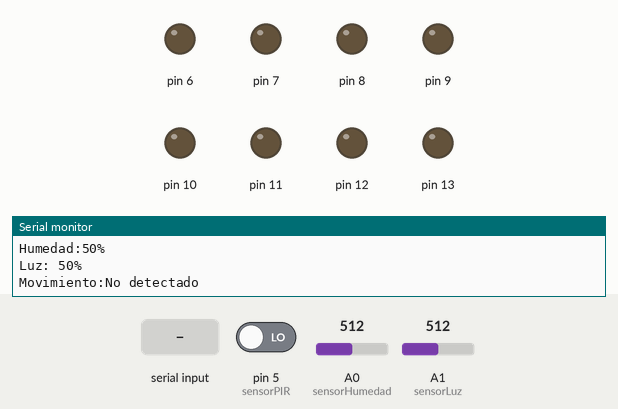
Recording of a sketch running on a simulated Arduino Uno, built with avr-gcc and run on an emulated ATmega328P. Parts: output pins drawn as LEDs (lit = HIGH), the last lines printed to the serial monitor. The inputs (shaded band) are chosen by the test bench; at power-on: pin 5 (sensorPIR) LOW, A0 (sensorHumedad) = 512, A1 (sensorLuz) = 512.

Above: at 1.2 s.
1.3 s: "a" received over Serial
At 1.6 s:
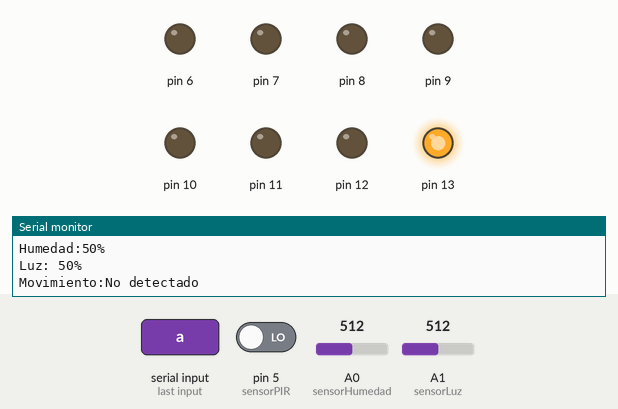
2.8 s: byte 107 ('k') received over Serial
At 3.9 s:
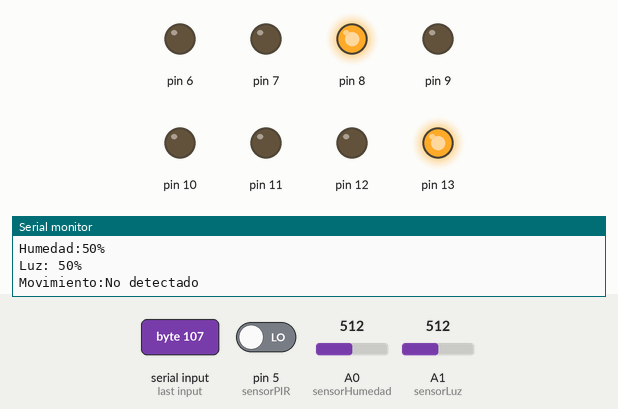
4.3 s: byte 109 ('m') received over Serial
At 5.1 s:
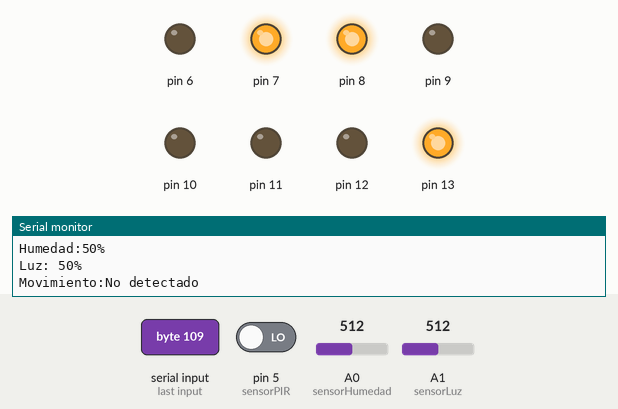
5.8 s: byte 108 ('l') received over Serial
At 6.2 s:
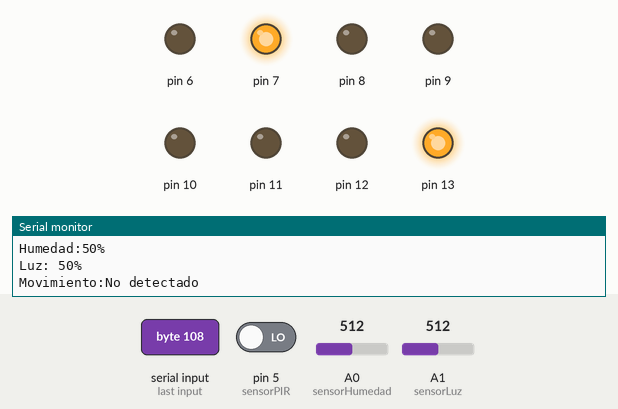
7.3 s: byte 111 ('o') received over Serial
At 8.5 s:
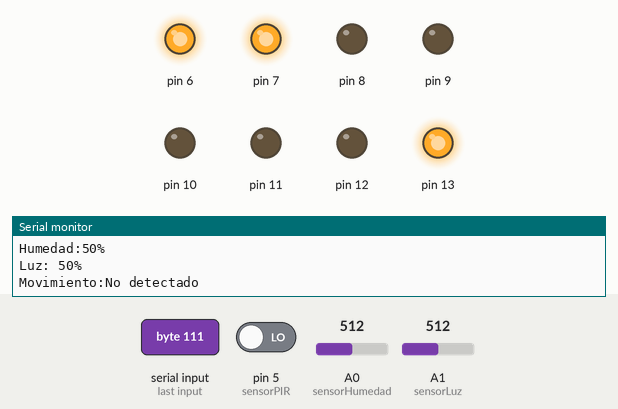
8.8 s: byte 110 ('n') received over Serial
At 9.7 s:
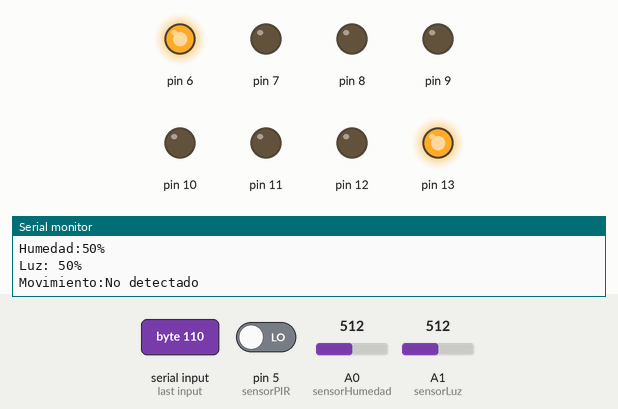
Timing chart, 0 to 11.3 s (numbered marks = the images above; inputs shaded):
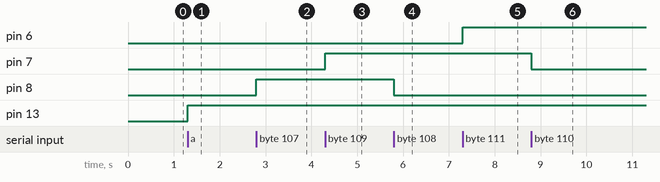

The sketch:

casahogar.ino
```cpp
#define sensorHumedad A0
#define sensorLuz A1
#define sensorPIR 5

int valorHumedad = 0;
int valorLuz = 0;
int valorPIR = 0;

unsigned long tiempoAnterior = 0;
const unsigned long intervalo = 1000; // cada 1 segundo

void setup() {
  Serial.begin(9600);

  // Pines de LEDs (6 a 13) como salida
  for (int pin = 6; pin <= 13; pin++) {
    pinMode(pin, OUTPUT);
  }

  // Pines de sensores
  pinMode(sensorPIR, INPUT); // PIR es digital
}

void loop() {
  unsigned long tiempoActual = millis();
  if (tiempoActual - tiempoAnterior >= intervalo) {
    tiempoAnterior = tiempoActual;

    // Leer humedad (0-100%)
    valorHumedad = map(analogRead(sensorHumedad), 0, 1023, 100, 0);
    Serial.print("Humedad:");
    Serial.print(valorHumedad);
    Serial.println("%");

    // Leer luz (0-100%)
    valorLuz = map(analogRead(sensorLuz), 0, 1023, 100, 0);
    Serial.print("Luz: ");
    Serial.print(valorLuz);
    Serial.println("%");

    // Leer PIR (0 o 1)
    valorPIR = digitalRead(sensorPIR);
    if (valorPIR == HIGH) {
      Serial.println("Movimiento:Detectado");
    } else {
      Serial.println("Movimiento:No detectado");
    }
  }

  // Control de LEDs por comandos seriales
  if (Serial.available() > 0) {
    char recibido = Serial.read();

    if (recibido == 'a') digitalWrite(13, HIGH);
    else if (recibido == 'b') digitalWrite(13, LOW);

    else if (recibido == 'c') digitalWrite(12, HIGH);
    else if (recibido == 'd') digitalWrite(12, LOW);

    else if (recibido == 'e') digitalWrite(11, HIGH);
    else if (recibido == 'f') digitalWrite(11, LOW);

    else if (recibido == 'g') digitalWrite(10, HIGH);
    else if (recibido == 'h') digitalWrite(10, LOW);

    else if (recibido == 'i') digitalWrite(9, HIGH);
    else if (recibido == 'j') digitalWrite(9, LOW);

    else if (recibido == 'k') digitalWrite(8, HIGH);
    else if (recibido == 'l') digitalWrite(8, LOW);

    else if (recibido == 'm') digitalWrite(7, HIGH);
    else if (recibido == 'n') digitalWrite(7, LOW);

    else if (recibido == 'o') digitalWrite(6, HIGH);
    else if (recibido == 'p') digitalWrite(6, LOW);

    else if (recibido == '1') {
      for (int pin = 6; pin <= 13; pin++) digitalWrite(pin, HIGH);
    }
    else if (recibido == '0') {
      for (int pin = 6; pin <= 13; pin++) digitalWrite(pin, LOW);
    }
  }
}
```

Measured:
- after the input at 1.3 s, pin 13: LOW → HIGH at once
- after the input at 2.8 s, pin 8: LOW → HIGH at once
- after the input at 4.3 s, pin 7: LOW → HIGH at once
- after the input at 5.8 s, pin 8: HIGH → LOW at once
- after the input at 7.3 s, pin 6: LOW → HIGH at once
- after the input at 8.8 s, pin 7: HIGH → LOW at once
